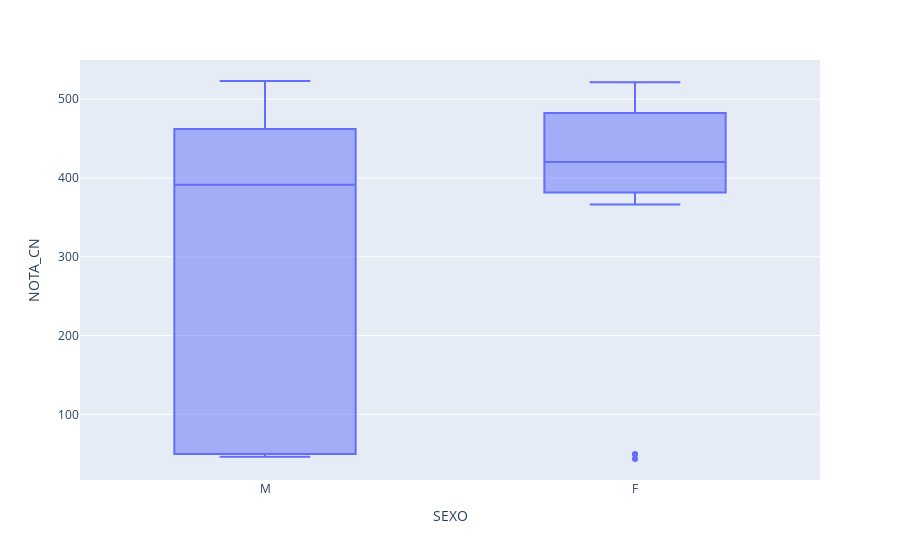

The code cell stored with this chart in its notebook:
### Code cell
grafico = px.box(colegiox, x = 'SEXO', y="NOTA_CN")
grafico.show()

### Figure 1 — Plotly figure (JSON) as saved in the notebook; plotly's stock layout.template omitted (floating-point values rounded to 4 significant figures)
{"data": [{"alignmentgroup": "True", "hovertemplate": "SEXO=%{x}<br>NOTA_CN=%{y}<extra></extra>", "legendgroup": "", "marker": {"color": "#636efa"}, "name": "", "notched": false, "offsetgroup": "", "orientation": "v", "showlegend": false, "type": "box", "x": ["M", "F", "F", "M", "F", "F", "M", "F", "F", "F", "F", "F", "M", "F", "F", "F", "F", "M", "M", "F", "F", "F", "M", "F", "F", "F", "F", "M", "F", "M", "M", "M", "F", "M", "F", "F", "F", "F", "F", "F", "M"], "x0": " ", "xaxis": "x", "y": [46.3, 505.9, 449.4, 468.6, 414.3, 397.8, 469.1, 436.3, 464.8, 465.8, 497.6, 424.1, 50.7, 518.3, 516.8, 421.9, 494.4, 460.2, 349.3, 381.2, 49.3, 418.7, 454.7, 486.5, 43.4, 392.8, 366.5, 49.4, 371.4, 47.8, 391.5, 411.2, 405.8, 49.8, 412.1, 382.1, 521.6, 49.5, 478.2, 371.5, 523.1], "y0": " ", "yaxis": "y"}], "layout": {"boxmode": "group", "legend": {"tracegroupgap": 0}, "margin": {"t": 60}, "xaxis": {"anchor": "y", "domain": [0, 1], "title": {"text": "SEXO"}}, "yaxis": {"anchor": "x", "domain": [0, 1], "title": {"text": "NOTA_CN"}}}}
